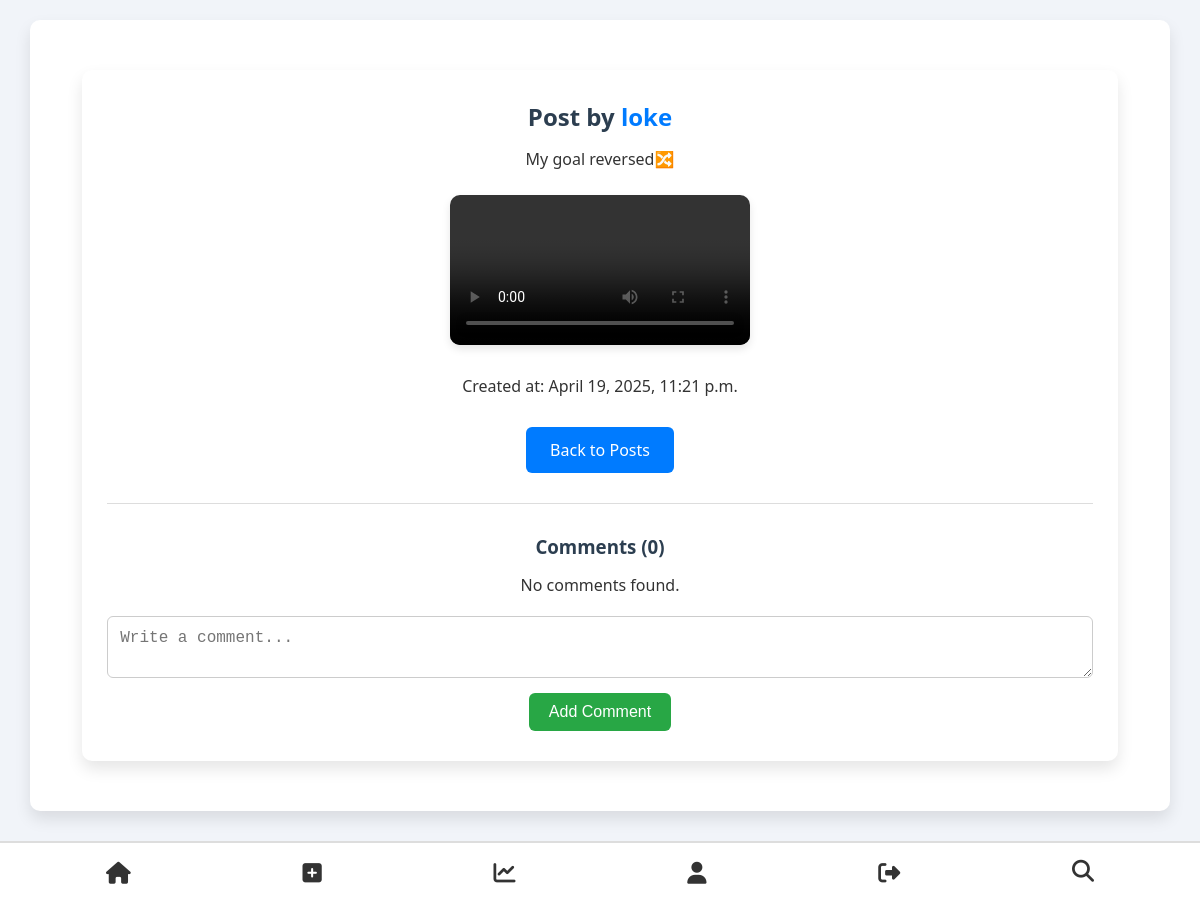
Screenshot of /posts/posts/posts/37/ with the database file from the repository.
### posts/models.py (models this page shows, shortened)
class Post(models.Model):
    user = models.ForeignKey(User, on_delete=models.CASCADE, related_name="posts")
    content = models.TextField()
    image = models.ImageField(upload_to="post_images/", null=True, blank=True)
    created_at = models.DateTimeField(auto_now_add=True)
    updated_at = models.DateTimeField(auto_now_add=True)
    video = models.FileField(upload_to="posts/videos/", blank=True, null=True)
    likes = models.ManyToManyField(User, related_name="liked_posts", blank=True)
    saved_by = models.ManyToManyField(User, related_name="saved_posts", blank=True)
    class Meta:
        ordering = ["-created_at"]  # Show latest posts first
        verbose_name_plural = "Posts"

### users/models.py (models this page shows, shortened)
class CustomUser(AbstractBaseUser, PermissionsMixin):
    name = models.CharField(max_length=20)
    email = models.EmailField(unique=True)
    age = models.IntegerField()
    phone= models.CharField(max_length=15, unique=True, null=True, blank=True)
    otp = models.CharField(max_length=6, null=True, blank=True)
    profile_pic = models.ImageField(upload_to='profile_pics/', null=True, blank=True, default="profile_pics/default-profile.png")
    username = models.CharField(max_length=30, unique=True, null=True, blank=True)
    bio = models.TextField(null=True, blank=True)
    first_name = models.CharField(max_length=30, null=True, blank=True)
    last_name = models.CharField(max_length=30, null=True, blank=True)
    gender = models.CharField(max_length=10, choices=[("Male", "Male"), ("Female", "Female"), ("Other", "Other")], null=True, blank=True)
    location = models.CharField(max_length=100, null=True, blank=True)
    linkedin = models.URLField(null=True, blank=True)
    github = models.URLField(null=True, blank=True)
    is_active = models.BooleanField(default=True)
    is_staff = models.BooleanField(default=False)
    firebase_uid = models.CharField(max_length=50, blank=True, null=True)
    followers = models.ManyToManyField('self', symmetrical=False, related_name='following', blank=True)
    objects = CustomUserManager()
    USERNAME_FIELD = "email"
    REQUIRED_FIELDS = ["name", "age", "phone"]

### posts/views.py (the view)
# urls.py: path('posts/posts/<int:pk>/', PostDetailView.as_view(), name='post-detail'),
class PostDetailView(DetailView):
    model = Post
    template_name = 'posts/post_detail.html'
    def get_context_data(self, **kwargs):
        context = super().get_context_data(**kwargs)
        comments = Comment.objects.filter(post=self.object)
        print("Comments for Post:", self.object.id)
        for comment in comments:
            print(f"User: {comment.user}, Content: {comment.content}")
        context['comments'] = comments
        return context

### posts/templates/posts/post_detail.html (shortened to what this page needs)
{% extends 'posts/base.html' %}
{% load static %}
{% block content %}
<link rel="stylesheet" href="{% static 'posts/post_detail.css' %}">
    <div class="container">
        <h2>Post by <a href="{% url 'user-profile' post.user.username %}" class="username-link">{{ post.user.username }}</a></h2>
        <p>{{ post.content }}</p>
        {% if post.video %}
            <video class="post-video" controls>
                <source src="{{ post.video.url }}" type="video/mp4">
            </video>
        {% endif %}
        <p>Created at: {{ post.created_at }}</p>
        <a href="{% url 'post-list' %}" class="back-button">Back to Posts</a>
        <hr>
        <h3>Comments ({{ comments|length }})</h3>
        {% for comment in comments %}
            <div class="comment">
                <p><strong>Comment:</strong> {{ comment.content }}</p>
                <p><strong>User:</strong> <a href="{% url 'user-profile' comment.user.username %}" class="username-link">{{ comment.user }}</a></p>
            </div>
        {% empty %}
            <p>No comments found.</p>
        {% endfor %}
        <form method="post" action="{% url 'add-comment' post.id %}" class="add-comment-form">
            <textarea name="content" placeholder="Write a comment..." required></textarea>
            <button type="submit" class="btn">Add Comment</button>
        </form>
    </div>
{% endblock %}

### posts/static/posts/base.css (style rules this page uses)
* { margin: 0; padding: 0; box-sizing: border-box; }
body { font-family: 'Segoe UI', Tahoma, Geneva, Verdana, sans-serif; background-color: #f5f6fa; color: #333; padding-bottom: 70px; }
.container { padding: 20px; }

### posts/static/posts/post_detail.css (style rules this page uses)
body { margin: 0; font-family: 'Segoe UI', Tahoma, Geneva, Verdana, sans-serif; background-color: #f1f4f9; }
.container { max-width: 100%; width: 95%; margin: 20px auto; padding: 30px 25px; background-color: #ffffff; border-radius: 10px; box-shadow: 0 8px 16px rgba(0, 0, 0, 0.1); text-align: center; }
h2, h3 { color: #2c3e50; margin-bottom: 15px; }
.username-link { color: #007bff; text-decoration: none; font-weight: bold; }
p { font-size: 1rem; color: #333; margin: 10px 0; }
.post-image, .post-video { max-width: 100%; height: auto; border-radius: 10px; margin: 15px 0; box-shadow: 0 4px 8px rgba(0, 0, 0, 0.1); }
.back-button { display: inline-block; margin-top: 20px; padding: 12px 24px; background-color: #007bff; color: white; text-decoration: none; border-radius: 6px; transition: background-color 0.3s ease, transform 0.2s ease; }
hr { margin: 30px 0; border: none; border-top: 1px solid #ddd; }
.add-comment-form { margin-top: 20px; text-align: center; }
.add-comment-form textarea { width: 100%; max-width: 100%; padding: 12px; font-size: 1rem; border-radius: 6px; border: 1px solid #ccc; margin-bottom: 10px; resize: vertical; }
.btn { padding: 10px 20px; font-size: 1rem; background-color: #28a745; color: white; border: none; border-radius: 6px; cursor: pointer; transition: background-color 0.3s ease, transform 0.2s ease; }

### rows the page displays
Post: user.username "loke", content "My goal reversed🔀", created_at "April 19, 2025, 11:21 p.m."

### other values shown
{{ comments|length }} "0"
